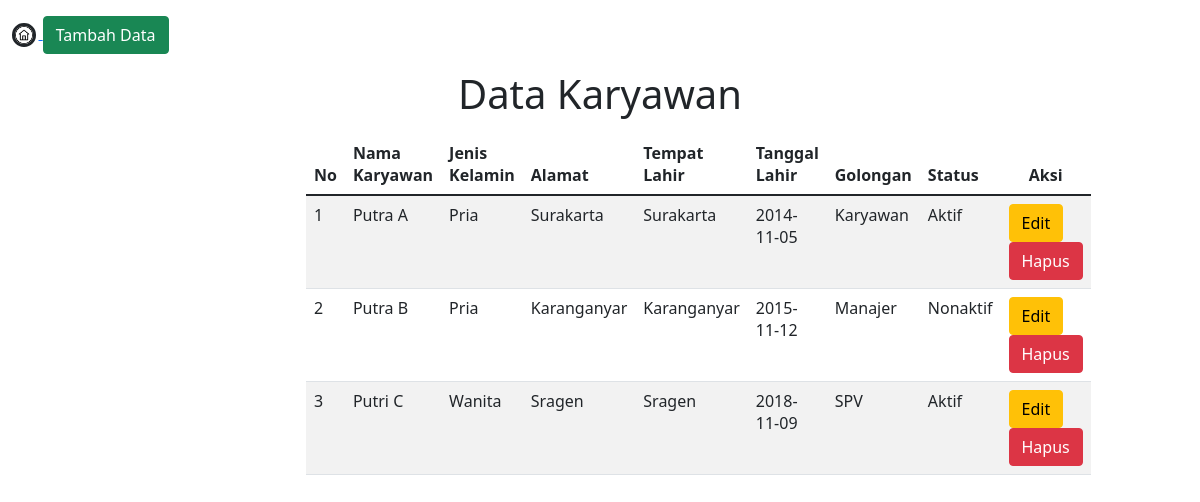
Screenshot of /hitung_transaksi/index.php/c_hitung/view_karyawan with the database file from the repository.
### tables this page shows
CREATE TABLE `data_karyawan` (
  `idkaryawan` int(5) NOT NULL,
  `namakaryawan` varchar(70) NOT NULL,
  `jeniskelamin` varchar(10) NOT NULL,
  `alamat` varchar(80) NOT NULL,
  `tempatlahir` varchar(70) NOT NULL,
  `tgllahir` date NOT NULL,
  `golongan` varchar(15) NOT NULL,
  `status` varchar(10) NOT NULL
);

### hitung_transaksi/application/controllers/c_hitung.php (called while the page is built, shortened)
<?php
	class C_hitung extends CI_Controller
	{
		function view_karyawan()
		{
			$data['karyawan'] = $this->m_hitung->ambil_karyawan();
			$this->load->view('header');
			$this->load->view('karyawan/dashboard', $data);
			$this->load->view('footer');
		}
	}
?>

### hitung_transaksi/index.php (called while the page is built, shortened)
<?php
require_once BASEPATH.'core/CodeIgniter.php';

### hitung_transaksi/application/models/m_hitung.php (called while the page is built, shortened)
<?php
	class M_hitung extends CI_Model
	{
		function ambil_karyawan()
		{
			return $this->db->get('data_karyawan')->result();
		}
	}
?>

### hitung_transaksi/application/views/karyawan/dashboard.php (the view)
<a href="<?php echo site_url('c_hitung/tambah_karyawan') ?>">
	<button class="btn btn-success mt-3 mb-3">Tambah Data</button>
</a>
<center><h1 class="mb-3">Data Karyawan</h1></center>
<div class="col-md-12 offset-md-3" style="max-width: 50%;">
	<table class="table table-striped table-hover">
		<thead>
			<tr>
				<th>No</th>
				<th>Nama Karyawan</th>
				<th>Jenis Kelamin</th>
				<th>Alamat</th>
				<th>Tempat Lahir</th>
				<th>Tanggal Lahir</th>
				<th>Golongan</th>
				<th>Status</th>
				<th><center>Aksi</center></th>
			</tr>
		</thead>
		<?php
		$no = 1;
		foreach ($karyawan as $kry) : ?>
		<tr>
			<td><?php echo $no++ ?></td>
			<td><?php echo $kry->namakaryawan ?></td>
			<td><?php echo $kry->jeniskelamin ?></td>
			<td><?php echo $kry->alamat ?></td>
			<td><?php echo $kry->tempatlahir ?></td>
			<td><?php echo $kry->tgllahir ?></td>
			<td><?php echo $kry->golongan ?></td>
			<td><?php echo $kry->status ?></td>
			<td>
				<a href="<?php echo site_url('c_hitung/edit_data_karyawan/'.$kry->idkaryawan) ?>">
					<button class="btn btn-warning">Edit</button>
				</a>
				<a href="<?php echo site_url('c_hitung/hapus_data_karyawan/'.$kry->idkaryawan) ?>">
					<button class="btn btn-danger">Hapus</button>
				</a>
			</td>
		</tr>
	<?php endforeach; ?>
	</table>
</div>

### rows the page displays
data_karyawan: namakaryawan "Putra A", jeniskelamin "Pria", alamat "Surakarta", tempatlahir "Surakarta", tgllahir "2014-11-05", golongan "Karyawan", status "Aktif"
data_karyawan: namakaryawan "Putra B", jeniskelamin "Pria", alamat "Karanganyar", tempatlahir "Karanganyar", tgllahir "2015-11-12", golongan "Manajer", status "Nonaktif"
data_karyawan: namakaryawan "Putri C", jeniskelamin "Wanita", alamat "Sragen", tempatlahir "Sragen", tgllahir "2018-11-09", golongan "SPV", status "Aktif"
